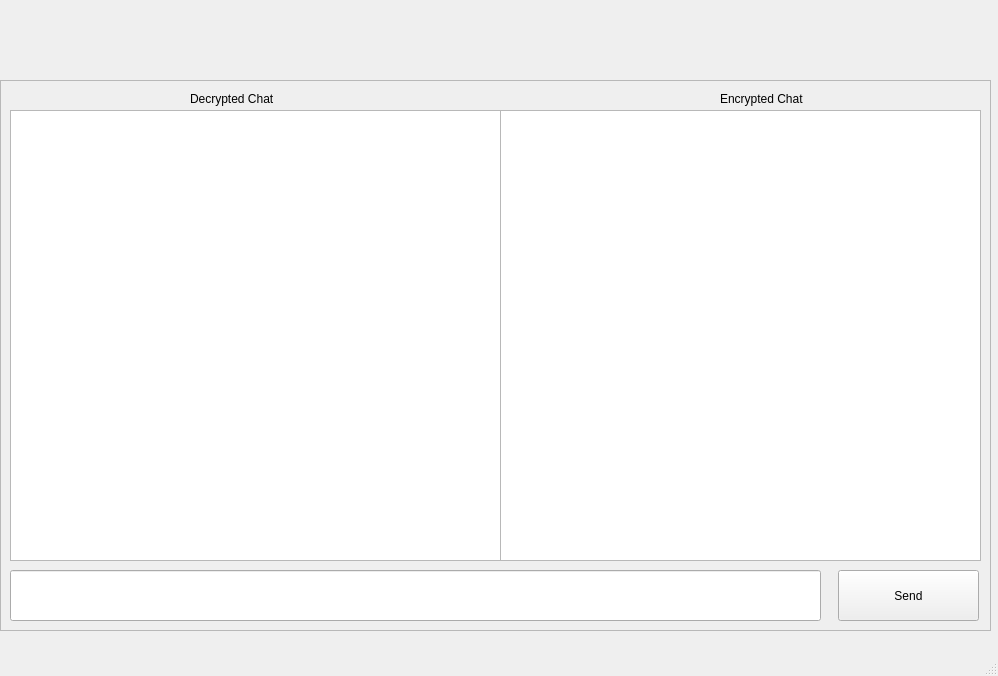
<?xml version="1.0" encoding="UTF-8"?>
<ui version="4.0">
 <class>MainWindow</class>
 <widget class="QMainWindow" name="MainWindow">
  <property name="geometry">
   <rect>
    <x>0</x>
    <y>0</y>
    <width>998</width>
    <height>676</height>
   </rect>
  </property>
  <property name="windowTitle">
   <string>SpeQtral Chat</string>
  </property>
  <property name="styleSheet">
   <string notr="true"/>
  </property>
  <widget class="QWidget" name="centralwidget">
   <widget class="QFrame" name="main_frame">
    <property name="geometry">
     <rect>
      <x>0</x>
      <y>80</y>
      <width>991</width>
      <height>551</height>
     </rect>
    </property>
    <property name="autoFillBackground">
     <bool>false</bool>
    </property>
    <property name="styleSheet">
     <string notr="true">selection-color: rgb(117, 80, 123);</string>
    </property>
    <property name="frameShape">
     <enum>QFrame::StyledPanel</enum>
    </property>
    <property name="frameShadow">
     <enum>QFrame::Raised</enum>
    </property>
    <widget class="QTextEdit" name="decrypted_chat_box">
     <property name="geometry">
      <rect>
       <x>10</x>
       <y>30</y>
       <width>491</width>
       <height>451</height>
      </rect>
     </property>
    </widget>
    <widget class="QLineEdit" name="compose_msg_box">
     <property name="geometry">
      <rect>
       <x>10</x>
       <y>490</y>
       <width>811</width>
       <height>51</height>
      </rect>
     </property>
     <property name="text">
      <string/>
     </property>
    </widget>
    <widget class="QPushButton" name="send_button">
     <property name="geometry">
      <rect>
       <x>838</x>
       <y>490</y>
       <width>141</width>
       <height>51</height>
      </rect>
     </property>
     <property name="text">
      <string>Send</string>
     </property>
    </widget>
    <widget class="QTextEdit" name="encrypted_chat_box">
     <property name="geometry">
      <rect>
       <x>500</x>
       <y>30</y>
       <width>481</width>
       <height>451</height>
      </rect>
     </property>
    </widget>
    <widget class="QLabel" name="label">
     <property name="geometry">
      <rect>
       <x>190</x>
       <y>10</y>
       <width>111</width>
       <height>17</height>
      </rect>
     </property>
     <property name="text">
      <string>Decrypted Chat</string>
     </property>
    </widget>
    <widget class="QLabel" name="label_2">
     <property name="geometry">
      <rect>
       <x>720</x>
       <y>10</y>
       <width>111</width>
       <height>17</height>
      </rect>
     </property>
     <property name="text">
      <string>Encrypted Chat</string>
     </property>
    </widget>
   </widget>
   <widget class="QLabel" name="label_3">
    <property name="geometry">
     <rect>
      <x>350</x>
      <y>0</y>
      <width>301</width>
      <height>81</height>
     </rect>
    </property>
    <property name="text">
     <string/>
    </property>
    <property name="pixmap">
     <pixmap resource="resource.qrc">:/newPrefix/logo/logo.png</pixmap>
    </property>
    <property name="scaledContents">
     <bool>true</bool>
    </property>
   </widget>
  </widget>
  <widget class="QMenuBar" name="menubar">
   <property name="geometry">
    <rect>
     <x>0</x>
     <y>0</y>
     <width>998</width>
     <height>22</height>
    </rect>
   </property>
  </widget>
  <widget class="QStatusBar" name="statusbar"/>
 </widget>
 <resources>
  <include location="resource.qrc"/>
 </resources>
 <connections/>
</ui>
